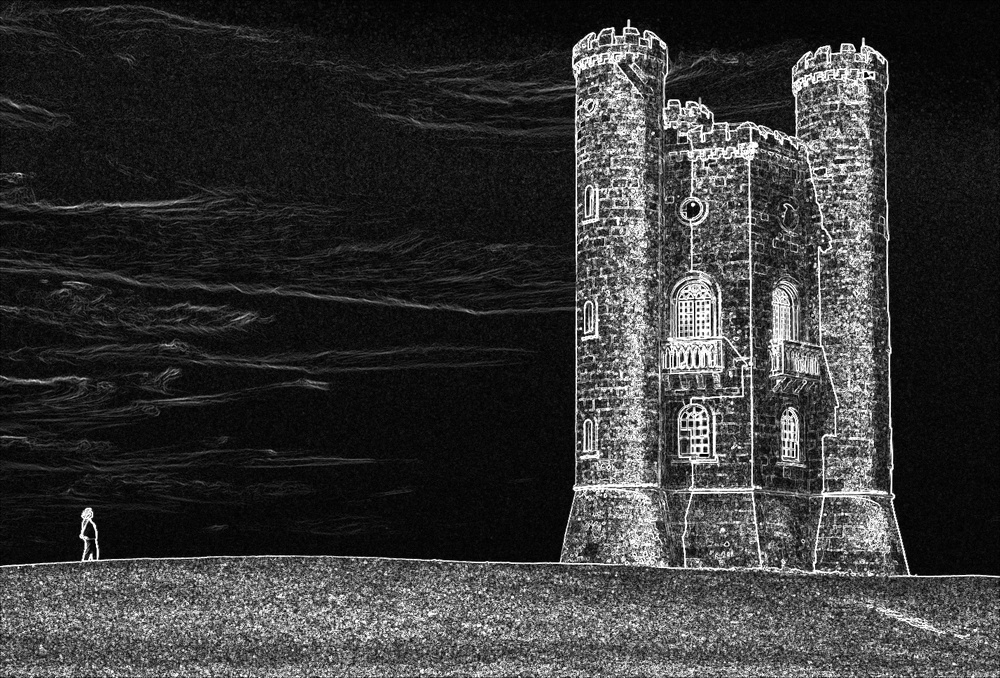
#> input picture images/Broadway_tower_enery.jpg, 1000 x 678 px, shrunk from 1428 x 968 before the run
$ python -i carve_numba.py   (imports and definitions only)   (older library calls are emulated)
#> lines starting #> are read from the running program, lines starting #| are printed output that depends on the picture
#> further down, picture is the input picture: shape (678, 1000, 3); min 0, max 255, mean 54.8
import numpy as np
import cv2 as cv
from numba import jit


# [30 lines left out: function forward_energy, not called in this run]


def backward_energy(im):
    gray = cv.cvtColor(im, cv.COLOR_BGR2GRAY)

    grads_x = cv.Sobel(gray, cv.CV_64F, 1, 0, ksize=3)
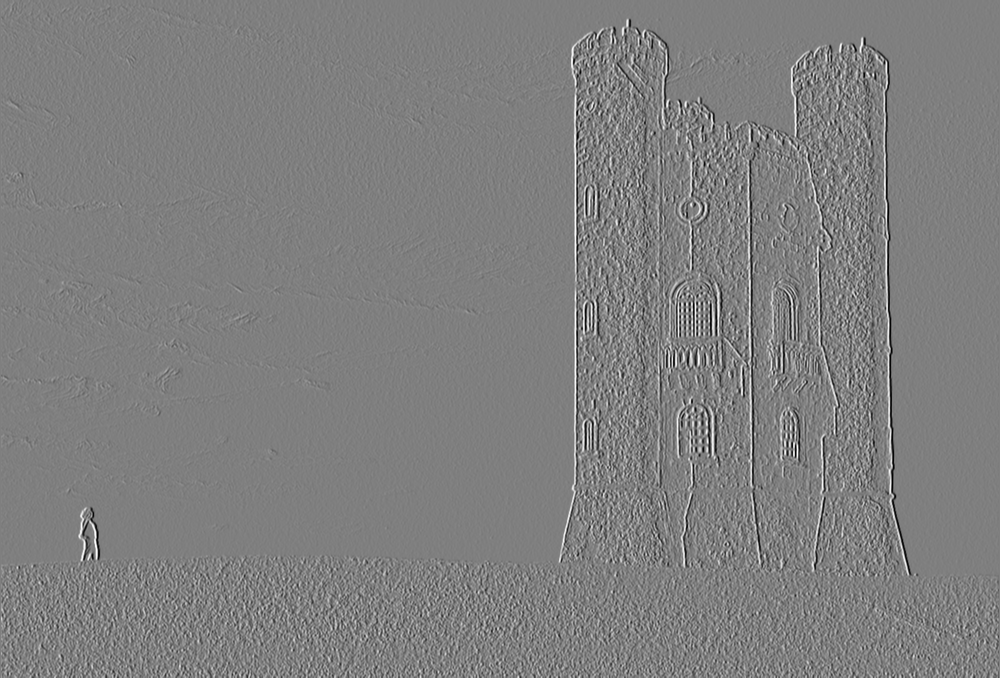
#> grads_x: shape (678, 1000) float64; min -1019, max 1020, mean -0.1; drawn with min black and max white
    grads_y = cv.Sobel(gray, cv.CV_64F, 0, 1, ksize=3)
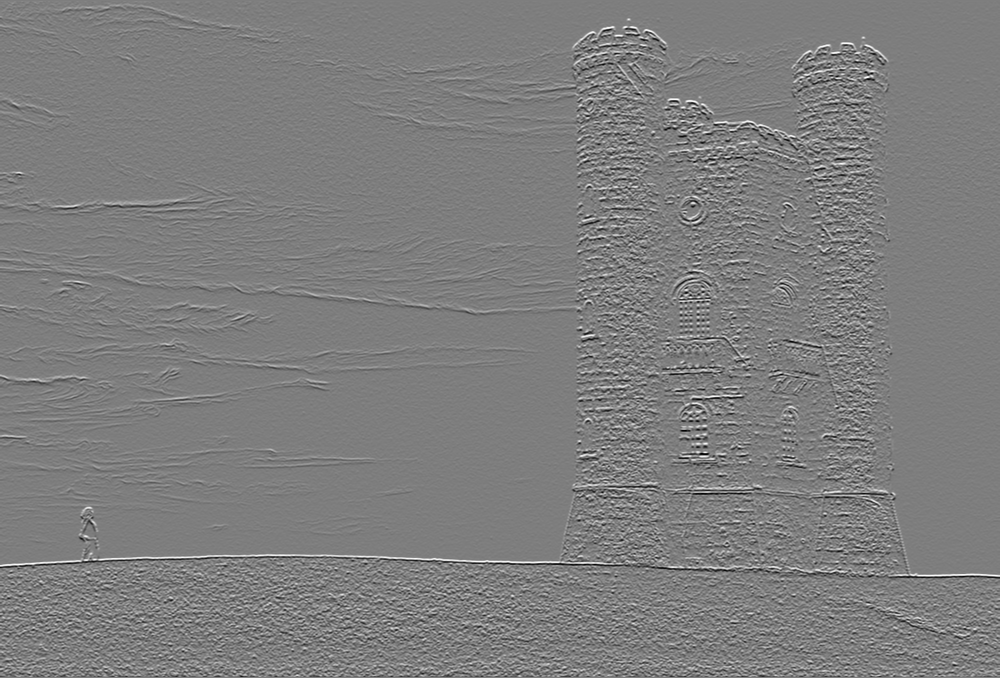
#> grads_y: shape (678, 1000) float64; min -996, max 1018, mean 1.2; drawn with min black and max white

    grads = np.absolute(grads_x) + np.absolute(grads_y)
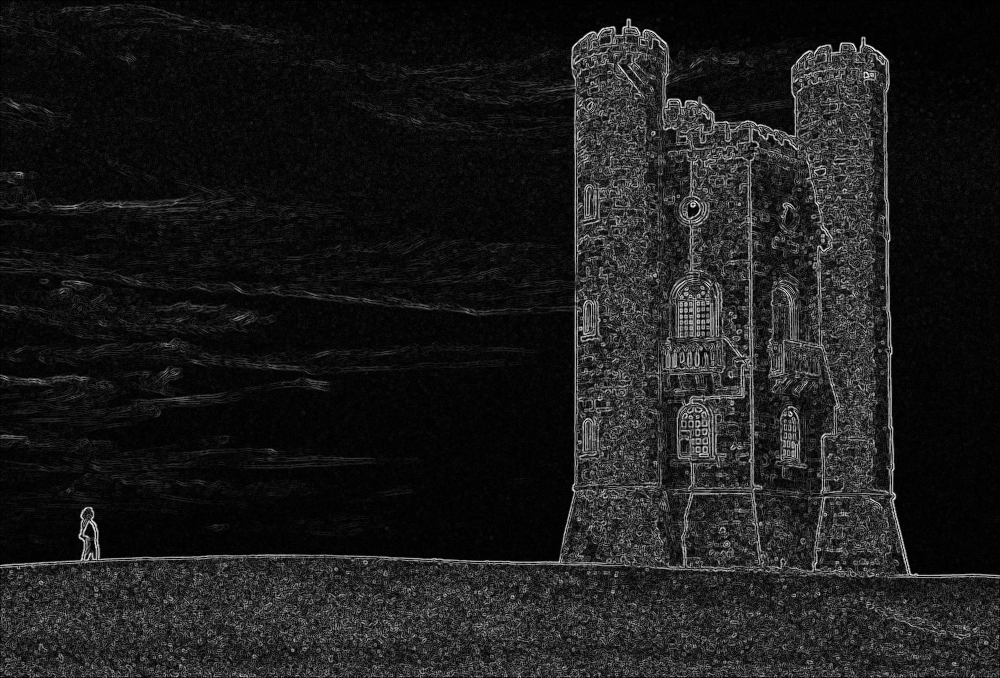
#> grads: shape (678, 1000) float64; min 0, max 1486, mean 165.1; drawn with min black and max white

    return grads


# [50 lines left out: functions get_minimum_seam, remove_seam, carve_column, not called in this run]


class Core:
    def __init__(self) -> None:
        pass

    def carve_column(self, img:np.ndarray) -> np.ndarray:
        return carve_column(img)

>>> import cv2
>>> picture = cv2.imread('../images/Broadway_tower_enery.jpg')
>>> result = backward_energy(picture)
